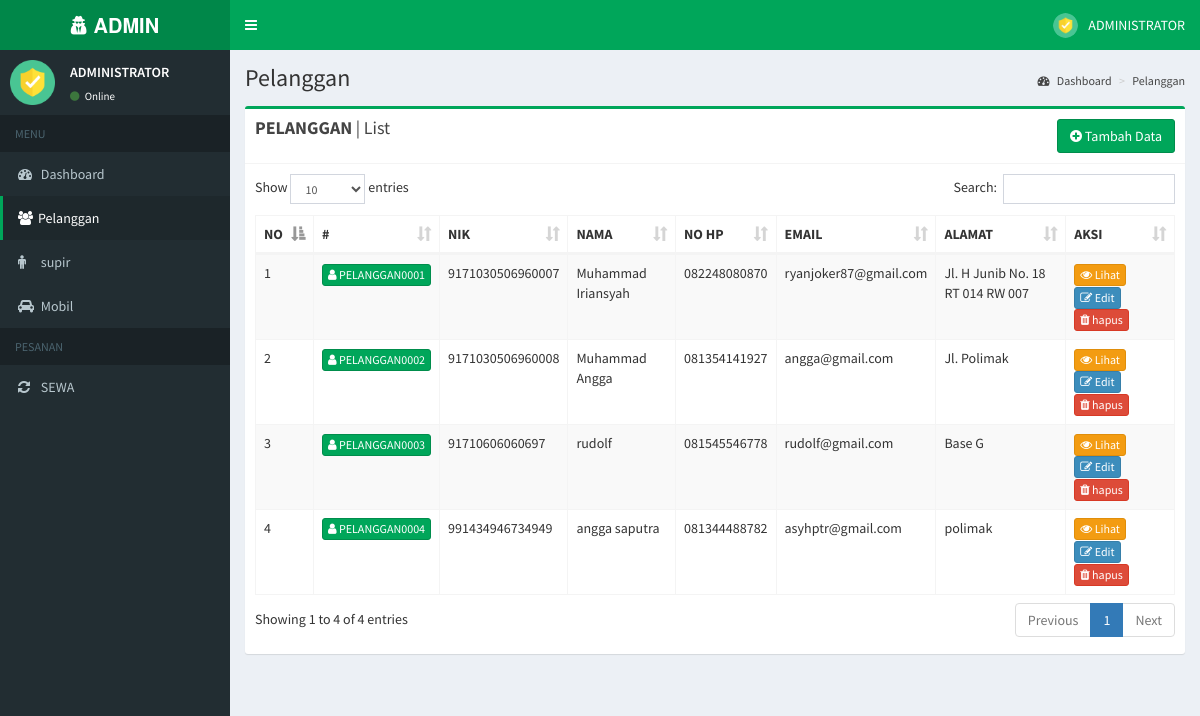
The app's page /index.php?page=pelanggan (signed in) with its own data.
### tables this page shows
CREATE TABLE `tbl_pelanggan` (
  `id_pelanggan` varchar(15) NOT NULL,
  `nik_pelanggan` varchar(16) NOT NULL,
  `nama_pelanggan` varchar(50) NOT NULL,
  `nohp_pelanggan` varchar(12) NOT NULL,
  `email_pelanggan` varchar(30) NOT NULL,
  `password_pelanggan` varchar(15) NOT NULL,
  `alamat_pelanggan` text NOT NULL,
  `foto_pelanggan` text
);

### page/pelanggan/pelanggan.php (the view)
<section class="content-header">
    <h1>Pelanggan</h1>
    <ol class="breadcrumb">
        <li><a href="#"><i class="fa fa-dashboard"></i> Dashboard</a></li>
        <li><a>Pelanggan</a></li>
    </ol>
</section>
<section class="content container-fluid">
    <div class="row">
        <div class="col-xs-12">
            <div class="box box-success">
                <div class="box-header with-border">
                    <h3 class="box-title"><b>PELANGGAN</b> | List</h3>
                    <div class="pull-right">
                        <a class="btn btn-success" href="?page=pelangganadd">
                            <span class="fa fa-plus-circle"></span> Tambah Data
                        </a>
                    </div>
                </div>
                <div class="box-body">
                    <div class="table-responsive">
                        <table id="example1" class="table table-bordered table-striped">
                            <thead>
                                <tr>
                                <th>NO</th>
                                <th>#</th>
                                <th>NIK</th>
                                <th>NAMA</th>
                                <th>NO HP</th>
                                <th>EMAIL</th>
                                <th>ALAMAT</th>
                                <th>AKSI</th>
                                </tr>
                            </thead>
                            <tbody>
                            <?php
                                $no = 1;
                                $sql = mysqli_query($conn,"SELECT * FROM tbl_pelanggan") or die (mysqli_error($conn));
                                while($data = mysqli_fetch_array($sql)){ ?>
                                    <tr>
                                        <td><?= $no ?></td>
                                        <td><a class="btn btn-success btn-xs"><i class="fa fa-user"></i> <?= $data['id_pelanggan'] ?></a></td>
                                        <td><?= $data['nik_pelanggan'] ?></td>
                                        <td><?= $data['nama_pelanggan'] ?></td>
                                        <td><?= $data['nohp_pelanggan'] ?></td>
                                        <td><?= $data['email_pelanggan'] ?></td>
                                        <td><?= $data['alamat_pelanggan'] ?></td>
                                        <td>
                                        <a class="btn btn-warning btn-xs" href="?page=pelangganview&id=<?php echo $data['id_pelanggan']; ?>"><i class="fa fa-eye"></i> Lihat</a>
                                            <a class="btn btn-primary btn-xs" href="?page=pelangganedit&id=<?php echo $data['id_pelanggan']; ?>"><i class="fa fa-edit"></i> Edit</a>
                                            <a class="btn btn-danger btn-xs" href="?page=pelanggandelete&id=<?php echo $data['id_pelanggan']; ?>&img=<?= (!empty($data['foto_pelanggan'])) ? $data['foto_pelanggan'] : "T"; ?>"><i class="fa fa-trash"></i> hapus</a>
                                        </td>
                                    </tr>
                                <?php $no++; } ?>
                            </tbody>
                        </table>
                    </div>
                </div>
            </div>
        </div>
    </div>
</section>

### records on screen
tbl_pelanggan: id_pelanggan "PELANGGAN0001", nik_pelanggan "9171030506960007", nama_pelanggan "Muhammad Iriansyah", nohp_pelanggan "082248080870", email_pelanggan "ryanjoker87@gmail.com", alamat_pelanggan "Jl. H Junib No. 18 RT 014 RW 007"
tbl_pelanggan: id_pelanggan "PELANGGAN0002", nik_pelanggan "9171030506960008", nama_pelanggan "Muhammad Angga", nohp_pelanggan "081354141927", email_pelanggan "angga@gmail.com", alamat_pelanggan "Jl. Polimak"
tbl_pelanggan: id_pelanggan "PELANGGAN0003", nik_pelanggan "91710606060697", nama_pelanggan "rudolf", nohp_pelanggan "081545546778", email_pelanggan "rudolf@gmail.com", alamat_pelanggan "Base G"
tbl_pelanggan: id_pelanggan "PELANGGAN0004", nik_pelanggan "991434946734949", nama_pelanggan "angga saputra", nohp_pelanggan "081344488782", email_pelanggan "asyhptr@gmail.com", alamat_pelanggan "polimak"
